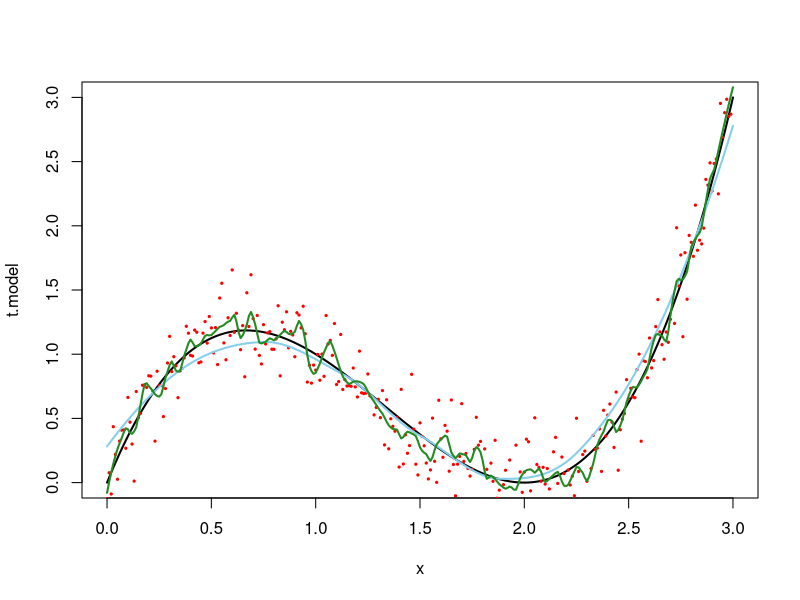
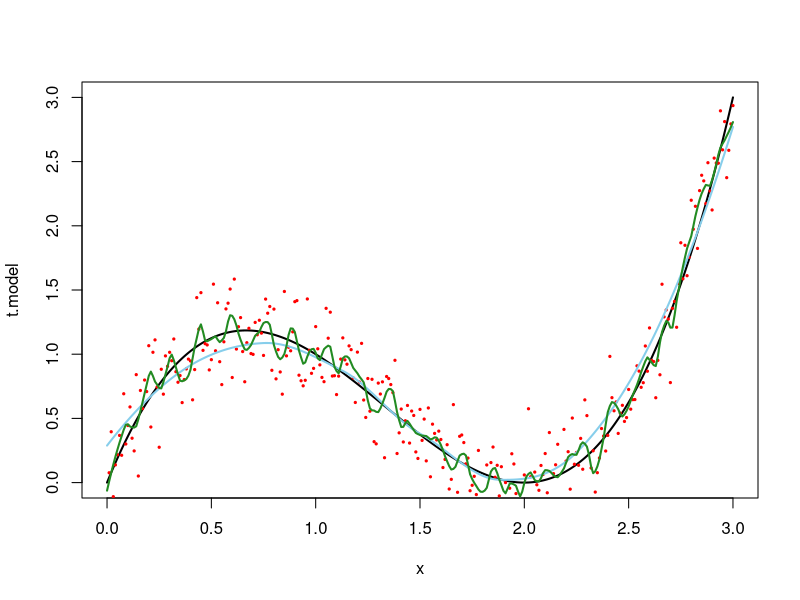

Write R code to recreate these figures, in order.

set.seed(1) # we will generate different trainging data and fit a model
x <- seq(0,3,by= .01)
t.model <- x^3-4*x^2+4*x
plot(x, t.model, type="l", lwd=2) # black line = true model
y.obs <- t.model+rnorm(length(x), sd=0.2)
points(x, y.obs, col="red", pch=19, cex=0.3)
model1 <- loess(y.obs~x)
lines(x, predict(model1), col="skyblue", lwd=2) # model with less flexibility
model2 <- loess(y.obs~x, span = 0.05)
lines(x, predict(model2), col="forestgreen", lwd=2) # model with high flexbility




set.seed(2) # we will generate different trainging data and fit a model
x <- seq(0,3,by= .01)
t.model <- x^3-4*x^2+4*x
plot(x, t.model, type="l", lwd=2) # black line = true model
y.obs <- t.model+rnorm(length(x), sd=0.2)
points(x, y.obs, col="red", pch=19, cex=0.3)
model1 <- loess(y.obs~x)
lines(x, predict(model1), col="skyblue", lwd=2) # model with less flexibility
model2 <- loess(y.obs~x, span = 0.05)
lines(x, predict(model2), col="forestgreen", lwd=2) # model with high flexbility
